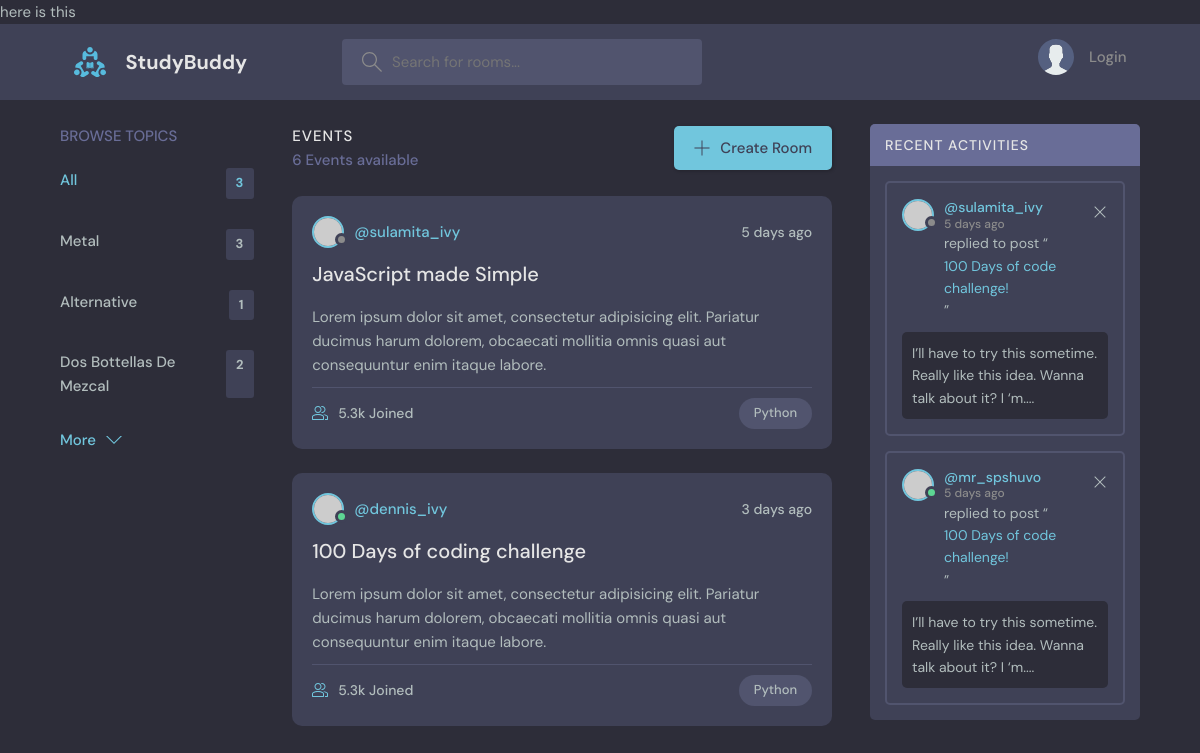
The page / on the database its author committed.
### base/models.py (models this page shows, shortened)
class Topic(models.Model):
    name = models.CharField(max_length=200)

### base/views.py (the view)
# urls.py: path('', views.home, name="home"),
def home(request):
    q = request.GET.get('q') if request.GET.get('q') != None else ''
    events = Event.objects.filter(
        Q(topic__name__icontains=q) |
        Q(name__icontains=q) |
        Q(description__icontains=q)
        )
    topics = Topic.objects.all()
    event_count = events.count()
    event_messages = Message.objects.filter(Q(event__topic__name__icontains=q))
    context = {'events': events, 'topics': topics,
     'event_count': event_count, 'event_messages': event_messages}
    return render(request, 'base/home.html', context)

### base/templates/base/home.html (shortened to what this page needs)
{% extends 'main.html' %}
{% block content %}
    <main class="layout layout--3">
      <div class="container">
        {% include "base/topics_component.html" %}
        <div class="roomList">
          <div class="roomList__header">
            <div>
              <h2>Events</h2>
              <p>{{event_count}} Events available</p>
            </div>
            <a class="btn btn--main" href="create-room.html">
              <svg version="1.1" xmlns="http://www.w3.org/2000/svg" width="32" height="32" viewBox="0 0 32 32">
                <title>add</title>
                <path
                  d="M16.943 0.943h-1.885v14.115h-14.115v1.885h14.115v14.115h1.885v-14.115h14.115v-1.885h-14.115v-14.115z"
                ></path>
              </svg>
              Create Room
            </a>
          </div>
          <div class="roomListRoom">
            <div class="roomListRoom__header">
              <a href="profile.html" class="roomListRoom__author">
                <div class="avatar avatar--small">
                  <img src="https://randomuser.me/api/portraits/women/11.jpg" />
                </div>
                <span>@sulamita_ivy</span>
              </a>
              <div class="roomListRoom__actions">
                <span>5 days ago</span>
              </div>
            </div>
            <div class="roomListRoom__content">
              <a href="room.html">JavaScript made Simple</a>
              <p>
                Lorem ipsum dolor sit amet, consectetur adipisicing elit. Pariatur ducimus harum dolorem, obcaecati
                mollitia omnis quasi aut consequuntur enim itaque labore.
              </p>
            </div>
            <div class="roomListRoom__meta">
              <a href="room.html" class="roomListRoom__joined">
                5.3k Joined
              </a>
              <p class="roomListRoom__topic">Python</p>
            </div>
          </div>
          <div class="roomListRoom">
            <div class="roomListRoom__header">
              <a href="profile.html" class="roomListRoom__author">
                <div class="avatar avatar--small active">
                  <img src="https://randomuser.me/api/portraits/men/11.jpg" />
                </div>
                <span>@dennis_ivy</span>
              </a>
              <div class="roomListRoom__actions">
                <span>3 days ago</span>
              </div>
            </div>
            <div class="roomListRoom__content">
              <a href="room.html">100 Days of coding challenge</a>
              <p>
                Lorem ipsum dolor sit amet, consectetur adipisicing elit. Pariatur ducimus harum dolorem, obcaecati
                mollitia omnis quasi aut consequuntur enim itaque labore.
              </p>
            </div>
            <div class="roomListRoom__meta">
              <a class="roomListRoom__joined">
                5.3k Joined
              </a>
              <p class="roomListRoom__topic">Python</p>
            </div>
          </div>
        </div>
        <div class="activities">
          <div class="activities__header">
            <h2>Recent Activities</h2>
          </div>
          <div class="activities__box">
            <div class="activities__boxHeader roomListRoom__header">
              <a href="profile.html" class="roomListRoom__author">
                <div class="avatar avatar--small">
                  <img src="https://randomuser.me/api/portraits/women/11.jpg" />
                </div>
                <p>
                  @sulamita_ivy
                  <span>5 days ago</span>
                </p>
              </a>
              <div class="roomListRoom__actions">
                <a href="#">
                  <svg version="1.1" xmlns="http://www.w3.org/2000/svg" width="32" height="32" viewBox="0 0 32 32">
                    <title>remove</title>
                    <path
                      d="M27.314 6.019l-1.333-1.333-9.98 9.981-9.981-9.981-1.333 1.333 9.981 9.981-9.981 9.98 1.333 1.333 9.981-9.98 9.98 9.98 1.333-1.333-9.98-9.98 9.98-9.981z"
                    ></path>
                  </svg>
                </a>
              </div>
            </div>
            <div class="activities__boxContent">
              <p>replied to post “<a href="room.html">100 Days of code challenge!</a>”</p>
              <div class="activities__boxRoomContent">
                I’ll have to try this sometime. Really like this idea. Wanna talk about it? I ‘m....
              </div>
            </div>
          </div>
          <div class="activities__box">
            <div class="activities__boxHeader roomListRoom__header">
              <a href="profile.html" class="roomListRoom__author">
                <div class="avatar avatar--small active">
                  <img src="https://randomuser.me/api/portraits/men/13.jpg" />
                </div>
                <p>
                  @mr_spshuvo
                  <span>5 days ago</span>
                </p>
              </a>
              <div class="roomListRoom__actions">
                <a href="#">
                  <svg version="1.1" xmlns="http://www.w3.org/2000/svg" width="32" height="32" viewBox="0 0 32 32">
                    <title>remove</title>
                    <path
                      d="M27.314 6.019l-1.333-1.333-9.98 9.981-9.981-9.981-1.333 1.333 9.981 9.981-9.981 9.98 1.333 1.333 9.981-9.98 9.98 9.98 1.333-1.333-9.98-9.98 9.98-9.981z"
                    ></path>
                  </svg>
                </a>
              </div>
            </div>
            <div class="activities__boxContent">
              <p>replied to post “<a href="room.html">100 Days of code challenge!</a>”</p>
              <div class="activities__boxRoomContent">
                I’ll have to try this sometime. Really like this idea. Wanna talk about it? I ‘m....
              </div>
            </div>
          </div>
        </div>
      </div>
    </main>
{% endblock %}

### base/templates/base/topics_component.html
<div class="topics">
    <div class="topics__header">
      <h2>Browse Topics</h2>
    </div>
    <ul class="topics__list">
      <li>
        <a href="{% url 'home' %}" class="active">All <span>{{topics.count}}</span></a>
      </li>
      {% for topic in topics %}
      <li>
        <a href="{% url 'home' %}?q={{topic.name}}">{{topic.name}}<span>{{topic.event_set.all.count}}</span></a>
      </li>
      {% endfor %}
    </ul>
    <a class="btn btn--link" href="topics.html">
      More
      <svg version="1.1" xmlns="http://www.w3.org/2000/svg" width="32" height="32" viewBox="0 0 32 32">
        <title>chevron-down</title>
        <path d="M16 21l-13-13h-3l16 16 16-16h-3l-13 13z"></path>
      </svg>
    </a>
  </div>

### rows shown on the page
Topic: name "Metal", event_set.all.count "3"
Topic: name "Alternative", event_set.all.count "1"
Topic: name "Dos Bottellas De Mezcal", event_set.all.count "2"

### other values the page prints
{{ topics.count }} "3"
{{ event_count }} "6"
